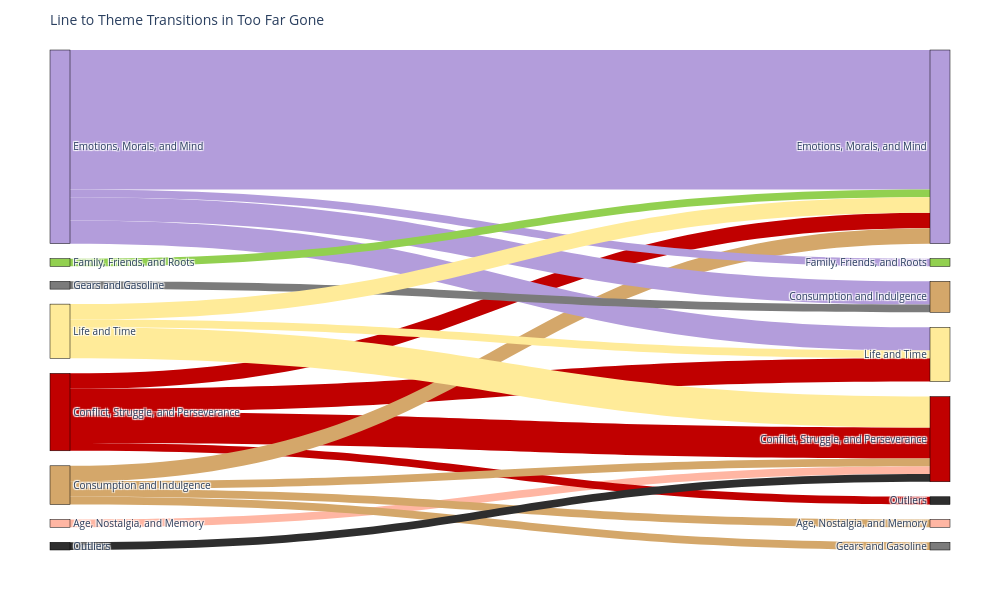

Notebook code for this chart:
### Markdown cell above
![Alt text](Images/Sankey%20Charts/Nosedive.png)

### Code cell
generate_sankey('Too Far Gone')

### Figure 1 — Plotly figure (JSON) as saved in the notebook; plotly's stock layout.template omitted (floating-point values rounded to 4 significant figures)
{"data": [{"arrangement": "freeform", "link": {"color": ["#FFB6A3", "#C00000", "#C00000", "#C00000", "#C00000", "#D4A76A", "#D4A76A", "#D4A76A", "#D4A76A", "#B39DDB", "#B39DDB", "#B39DDB", "#B39DDB", "#92D050", "#7B7B7B", "#FFEB99", "#FFEB99", "#FFEB99", "#2E2E2E"], "source": [0, 1, 1, 1, 1, 2, 2, 2, 2, 3, 3, 3, 3, 4, 5, 6, 6, 6, 7], "target": [9, 9, 11, 14, 15, 8, 9, 11, 13, 10, 11, 12, 14, 11, 10, 9, 11, 14, 9], "value": [1, 4, 2, 3, 1, 1, 1, 2, 1, 3, 18, 1, 3, 1, 1, 4, 2, 1, 1]}, "node": {"color": ["#FFB6A3", "#C00000", "#D4A76A", "#B39DDB", "#92D050", "#7B7B7B", "#FFEB99", "#2E2E2E", "#FFB6A3", "#C00000", "#D4A76A", "#B39DDB", "#92D050", "#7B7B7B", "#FFEB99", "#2E2E2E"], "label": ["Age, Nostalgia, and Memory", "Conflict, Struggle, and Perseverance", "Consumption and Indulgence", "Emotions, Morals, and Mind", "Family, Friends, and Roots", "Gears and Gasoline", "Life and Time", "Outliers", "Age, Nostalgia, and Memory", "Conflict, Struggle, and Perseverance", "Consumption and Indulgence", "Emotions, Morals, and Mind", "Family, Friends, and Roots", "Gears and Gasoline", "Life and Time", "Outliers"], "line": {"color": "black", "width": 0.5}, "pad": 15, "thickness": 20, "x": [0.05, 0.05, 0.05, 0.05, 0.05, 0.05, 0.05, 0.05, 0.95, 0.95, 0.95, 0.95, 0.95, 0.95, 0.95, 0.95]}, "type": "sankey"}], "layout": {"font": {"size": 10}, "height": 600, "margin": {"b": 50, "l": 50, "r": 50, "t": 50}, "title": {"text": "Line to Theme Transitions in Too Far Gone"}, "width": 1000}}
